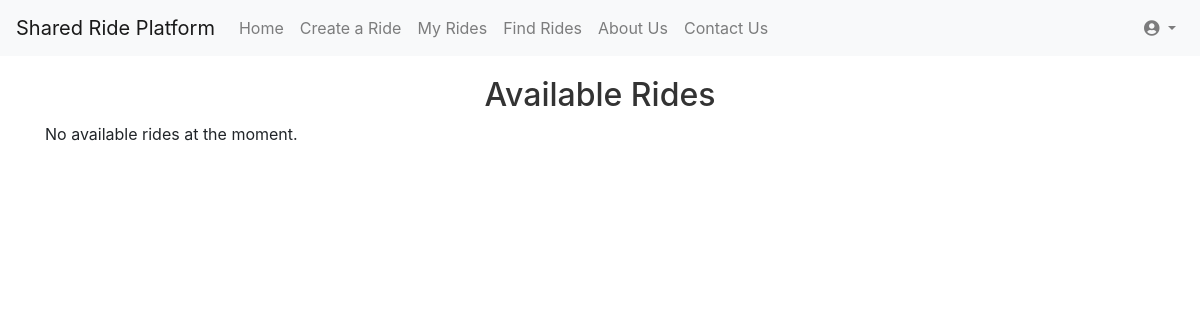
The page /search_rides (signed in) on the database as committed earlier.
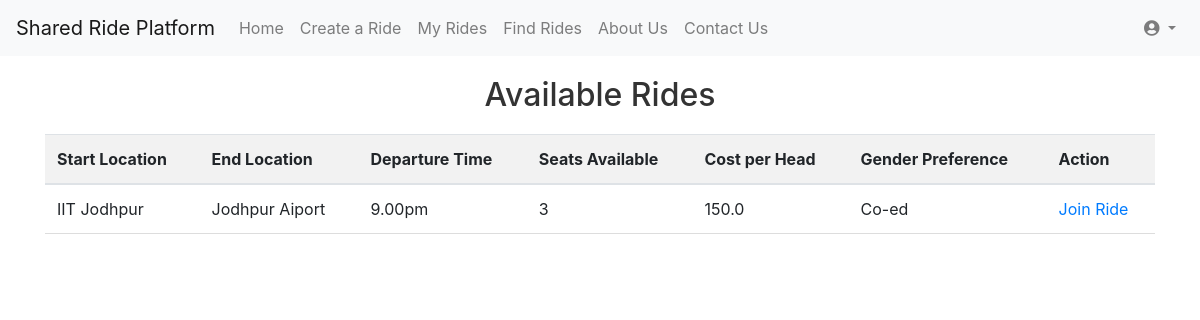
The same page on the database as committed later.
### models.py (models this page shows)
class Ride(db.Model):
    id = db.Column(db.Integer, primary_key=True)
    start_location = db.Column(db.String(255), nullable=False)
    end_location = db.Column(db.String(255), nullable=False)
    meetup_point = db.Column(db.String(255), nullable=False)
    departure_time = db.Column(db.String(20), nullable=False)
    available_seats = db.Column(db.Integer, nullable=False)
    cost_per_head = db.Column(db.Float, nullable=False)
    gender_preference = db.Column(db.String(10), nullable=False)  # 'male', 'female', 'co-ed'
    author_id = db.Column(db.Integer, db.ForeignKey('user.id'), nullable=False)  # Ensure 'user.id' matches the User model

### routes.py (the view)
@app.route('/search_rides')
@login_required
def search_rides():
    if current_user.gender == 'male':
        rides = Ride.query.filter((Ride.gender_preference == 'male') | (Ride.gender_preference == 'co-ed')).all()
    elif current_user.gender == 'female':
        rides = Ride.query.filter((Ride.gender_preference == 'female') | (Ride.gender_preference == 'co-ed')).all()
    return render_template('search_rides.html', rides=rides)

### app.py (called while the page is built)
@app.before_request
def create_tables():
    from models import User, Ride  # Import here to avoid circular import
    db.create_all()  # Create tables when the app first runs

### routes.py (called while the page is built)
@login_manager.user_loader
def load_user(user_id):
    return User.query.get(int(user_id))

### templates/search_rides.html (shortened to what this page needs)
{% extends 'base.html' %}
{% block body %}
<div class="container">
    <h2>Available Rides</h2>
    {% if rides %}
    <table class="table">
        <thead>
            <tr>
                <th>Start Location</th>
                <th>End Location</th>
                <th>Departure Time</th>
                <th>Seats Available</th>
                <th>Cost per Head</th>
                <th>Gender Preference</th>
                <th>Action</th>
            </tr>
        </thead>
        <tbody>
            {% for ride in rides %}
            <tr>
                <td>{{ ride.start_location }}</td>
                <td>{{ ride.end_location }}</td>
                <td>{{ ride.departure_time }}</td>
                <td>{{ ride.available_seats }}</td>
                <td>{{ ride.cost_per_head }}</td>
                <td>{{ ride.gender_preference|capitalize }}</td>
                <td>
                    {% if ride.available_seats > 0 %}
                        <a href="{{ url_for('join_ride', ride_id=ride.id) }}">Join Ride</a>
                    {% else %}
                        <span>Ride is full</span>
                    {% endif %}
                </td>
            </tr>
            {% endfor %}
        </tbody>
    </table>
    {% else %}
        <p>No available rides at the moment.</p>
    {% endif %}
</div>
{% endblock %}

### templates/base.html (shortened to what this page needs)
<!DOCTYPE html>
<html lang="en">
<head>
    <link rel="stylesheet" href="{{ url_for('static', filename='styles.css') }}">
    <link href="https://stackpath.bootstrapcdn.com/bootstrap/4.5.2/css/bootstrap.min.css" rel="stylesheet">
</head>
<body>
    <nav class="navbar navbar-expand-lg navbar-light bg-light">
        <a class="navbar-brand" href="#">Shared Ride Platform</a>
        <div class="collapse navbar-collapse">
            <ul class="navbar-nav mr-auto">
                <li class="nav-item">
                    <a class="nav-link" href="/">Home</a>
                </li>
                <li class="nav-item">
                    <a class="nav-link" href='/ride/new'>Create a Ride</a>
                </li>
                <li class="nav-item">
                    <a class="nav-link" href="/joined_rides">My Rides</a>
                </li>
                    <a class="nav-link" href="/search_rides">Find Rides</a>
                <li class="nav-item">
                    <a class="nav-link" href="/about">About Us</a>
                </li>
                <li class="nav-item">
                    <a class="nav-link" href="/contact">Contact Us</a>
                </li>
            </ul>
            <ul class="navbar-nav ml-auto">
                {% if current_user.is_authenticated %}
                    <li class="nav-item dropdown">
                        <a class="nav-link dropdown-toggle" href="#" id="profileDropdown" role="button" data-toggle="dropdown" aria-haspopup="true" aria-expanded="false">
                            <i class="fas fa-user-circle"></i>
                        </a>
                    </li>
                {% endif %}
            </ul>
        </div>
    </nav>
    {% block body %}{% endblock %}
    <link rel="stylesheet" href="https://cdnjs.cloudflare.com/ajax/libs/font-awesome/5.15.1/css/all.min.css">
</body>
</html>

### static/styles.css (style rules this page uses)
body { font-family: Arial, sans-serif; background-color: #f4f4f4; margin: 0; padding: 0; box-sizing: border-box; }
h1, h2 { text-align: center; color: #333; }
.container { width: 80%; margin: 20px auto; }
a { color: #337ab7; text-decoration: none; }
table { width: 100%; border-collapse: collapse; margin-top: 20px; }
table th, table td { padding: 10px; text-align: left; border-bottom: 1px solid #ddd; }
table th { background-color: #f2f2f2; }

Rows that differ between the two databases and show on the page:
added Ride: start_location "IIT Jodhpur", end_location "Jodhpur Aiport", departure_time "9.00pm", available_seats "3", cost_per_head "150.0", gender_preference "Co-ed"
Other text that changed with them:
text no longer shown: "No available rides at the moment."
text now shown: "Start Location End Location Departure Time Seats Available Cost per Head Gender Preference Action"
